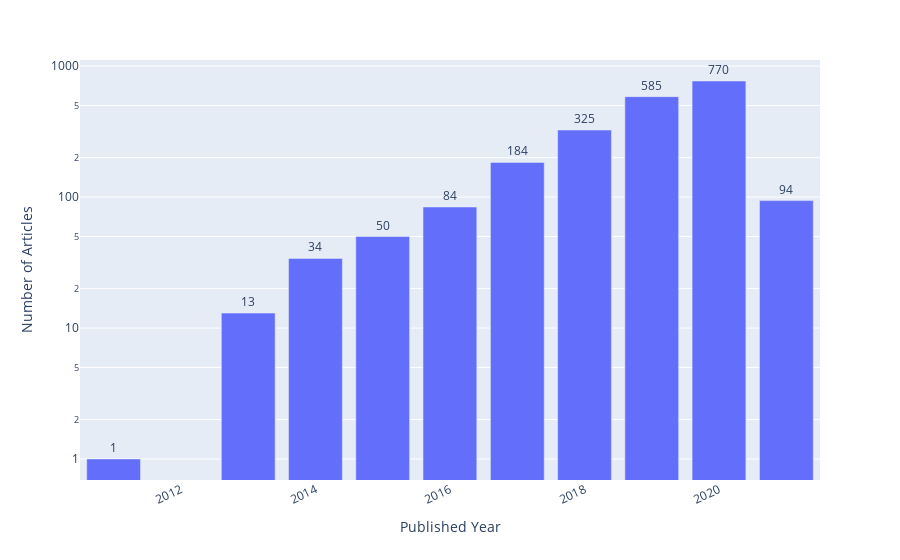

The code cell stored with this chart in its notebook:
### Code cell
# Articles per year
articles_per_year = df['published_year'].value_counts()
articles_per_year.columns = ['Published Year', 'Number of Articles']
articles_per_year_df = pd.DataFrame({'Published Year':articles_per_year.index, 'Number of Articles':articles_per_year.values})
filename = 'articles_per_year'
fig = px.bar(articles_per_year_df, 'Published Year', 'Number of Articles', text='Number of Articles')
fig.update_traces(texttemplate='%{text:s}', textposition='outside')
fig.update_layout(uniformtext_minsize=8, uniformtext_mode='hide', xaxis_tickangle=-25, xaxis_type='date', yaxis_type='log')
fig.write_image('Trends/' + filename + '.pdf', scale=1.0)
fig.show()

### Figure 1 — Plotly figure (JSON) as saved in the notebook; plotly's stock layout.template omitted (floating-point values rounded to 4 significant figures)
{"data": [{"alignmentgroup": "True", "hovertemplate": "Published Year=%{x}<br>Number of Articles=%{text}<extra></extra>", "legendgroup": "", "marker": {"color": "#636efa", "pattern": {"shape": ""}}, "name": "", "offsetgroup": "", "orientation": "v", "showlegend": false, "text": [770, 585, 325, 184, 94, 84, 50, 34, 13, 1], "textposition": "outside", "texttemplate": "%{text:s}", "type": "bar", "x": ["2020", "2019", "2018", "2017", "2021", "2016", "2015", "2014", "2013", "2011"], "xaxis": "x", "y": [770, 585, 325, 184, 94, 84, 50, 34, 13, 1], "yaxis": "y"}], "layout": {"autosize": true, "barmode": "relative", "legend": {"tracegroupgap": 0}, "margin": {"t": 60}, "uniformtext": {"minsize": 8, "mode": "hide"}, "xaxis": {"anchor": "y", "autorange": true, "domain": [0, 1], "range": ["2010-07-02 12:00", "2021-07-02 12:00"], "tickangle": -25, "title": {"text": "Published Year"}, "type": "date"}, "yaxis": {"anchor": "x", "autorange": true, "domain": [0, 1], "range": [-0.1604, 3.047], "title": {"text": "Number of Articles"}, "type": "log"}}}
